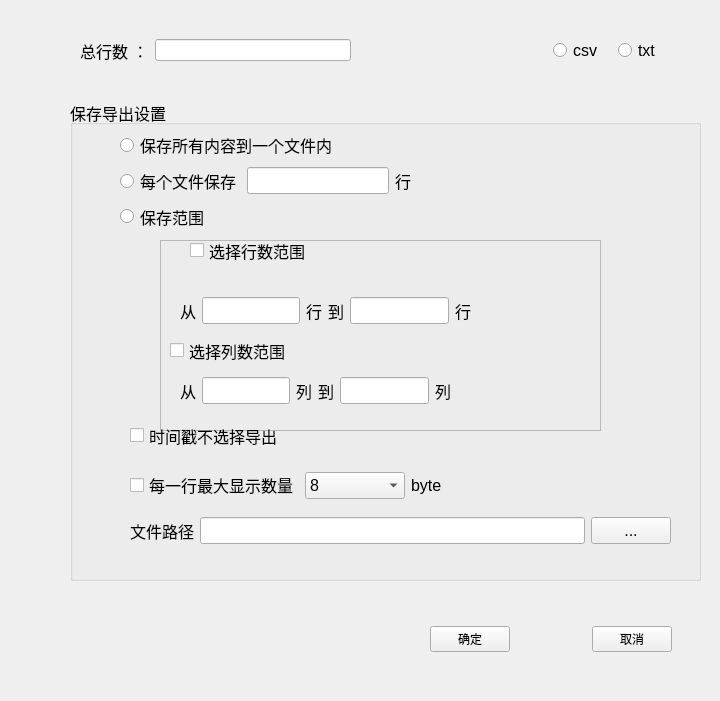
<?xml version="1.0" encoding="UTF-8"?>
<ui version="4.0">
 <class>Save_Data</class>
 <widget class="QWidget" name="Save_Data">
  <property name="geometry">
   <rect>
    <x>0</x>
    <y>0</y>
    <width>720</width>
    <height>701</height>
   </rect>
  </property>
  <property name="windowTitle">
   <string>Form</string>
  </property>
  <widget class="QGroupBox" name="groupBox">
   <property name="geometry">
    <rect>
     <x>70</x>
     <y>100</y>
     <width>631</width>
     <height>481</height>
    </rect>
   </property>
   <property name="font">
    <font>
     <pointsize>12</pointsize>
    </font>
   </property>
   <property name="title">
    <string>保存导出设置</string>
   </property>
   <widget class="QWidget" name="verticalLayoutWidget">
    <property name="geometry">
     <rect>
      <x>50</x>
      <y>30</y>
      <width>541</width>
      <height>101</height>
     </rect>
    </property>
    <layout class="QVBoxLayout" name="verticalLayout">
     <item>
      <widget class="QRadioButton" name="radioButton_3">
       <property name="font">
        <font>
         <pointsize>12</pointsize>
        </font>
       </property>
       <property name="text">
        <string>保存所有内容到一个文件内</string>
       </property>
      </widget>
     </item>
     <item>
      <layout class="QHBoxLayout" name="horizontalLayout_2">
       <item>
        <widget class="QRadioButton" name="radioButton_4">
         <property name="font">
          <font>
           <pointsize>12</pointsize>
          </font>
         </property>
         <property name="text">
          <string>每个文件保存</string>
         </property>
        </widget>
       </item>
       <item>
        <widget class="QLineEdit" name="lineEdit_2"/>
       </item>
       <item>
        <widget class="QLabel" name="label_2">
         <property name="font">
          <font>
           <pointsize>12</pointsize>
          </font>
         </property>
         <property name="text">
          <string>行</string>
         </property>
        </widget>
       </item>
       <item>
        <spacer name="horizontalSpacer_7">
         <property name="orientation">
          <enum>Qt::Horizontal</enum>
         </property>
         <property name="sizeHint" stdset="0">
          <size>
           <width>40</width>
           <height>20</height>
          </size>
         </property>
        </spacer>
       </item>
       <item>
        <spacer name="horizontalSpacer">
         <property name="orientation">
          <enum>Qt::Horizontal</enum>
         </property>
         <property name="sizeHint" stdset="0">
          <size>
           <width>40</width>
           <height>20</height>
          </size>
         </property>
        </spacer>
       </item>
      </layout>
     </item>
     <item>
      <widget class="QRadioButton" name="radioButton_5">
       <property name="text">
        <string>保存范围</string>
       </property>
      </widget>
     </item>
    </layout>
   </widget>
   <widget class="QCheckBox" name="checkBox_3">
    <property name="geometry">
     <rect>
      <x>60</x>
      <y>310</y>
      <width>221</width>
      <height>51</height>
     </rect>
    </property>
    <property name="text">
     <string>时间戳不选择导出</string>
    </property>
   </widget>
   <widget class="QWidget" name="horizontalLayoutWidget_9">
    <property name="geometry">
     <rect>
      <x>60</x>
      <y>360</y>
      <width>381</width>
      <height>51</height>
     </rect>
    </property>
    <layout class="QHBoxLayout" name="horizontalLayout_9">
     <item>
      <widget class="QCheckBox" name="checkBox_4">
       <property name="text">
        <string>每一行最大显示数量</string>
       </property>
      </widget>
     </item>
     <item>
      <widget class="QComboBox" name="comboBox">
       <item>
        <property name="text">
         <string>8</string>
        </property>
       </item>
       <item>
        <property name="text">
         <string>16</string>
        </property>
       </item>
       <item>
        <property name="text">
         <string>32</string>
        </property>
       </item>
       <item>
        <property name="text">
         <string>64</string>
        </property>
       </item>
       <item>
        <property name="text">
         <string>128</string>
        </property>
       </item>
      </widget>
     </item>
     <item>
      <widget class="QLabel" name="label_13">
       <property name="text">
        <string>byte</string>
       </property>
      </widget>
     </item>
    </layout>
   </widget>
   <widget class="QWidget" name="horizontalLayoutWidget_8">
    <property name="geometry">
     <rect>
      <x>60</x>
      <y>410</y>
      <width>541</width>
      <height>41</height>
     </rect>
    </property>
    <layout class="QHBoxLayout" name="horizontalLayout_8">
     <item>
      <widget class="QLabel" name="label_4">
       <property name="text">
        <string>文件路径</string>
       </property>
      </widget>
     </item>
     <item>
      <widget class="QLineEdit" name="lineEdit_7"/>
     </item>
     <item>
      <widget class="QPushButton" name="filesel">
       <property name="text">
        <string>...</string>
       </property>
      </widget>
     </item>
    </layout>
   </widget>
   <widget class="QFrame" name="frame">
    <property name="geometry">
     <rect>
      <x>90</x>
      <y>140</y>
      <width>441</width>
      <height>191</height>
     </rect>
    </property>
    <property name="frameShape">
     <enum>QFrame::StyledPanel</enum>
    </property>
    <property name="frameShadow">
     <enum>QFrame::Raised</enum>
    </property>
    <widget class="QCheckBox" name="checkBox">
     <property name="geometry">
      <rect>
       <x>30</x>
       <y>-10</y>
       <width>201</width>
       <height>41</height>
      </rect>
     </property>
     <property name="text">
      <string>选择行数范围</string>
     </property>
    </widget>
    <widget class="QWidget" name="horizontalLayoutWidget_6">
     <property name="geometry">
      <rect>
       <x>20</x>
       <y>50</y>
       <width>291</width>
       <height>41</height>
      </rect>
     </property>
     <layout class="QHBoxLayout" name="horizontalLayout_6">
      <item>
       <widget class="QLabel" name="label_5">
        <property name="text">
         <string>从</string>
        </property>
       </widget>
      </item>
      <item>
       <widget class="QLineEdit" name="lineEdit_4">
        <property name="text">
         <string extracomment="1"/>
        </property>
       </widget>
      </item>
      <item>
       <widget class="QLabel" name="label_9">
        <property name="text">
         <string>行</string>
        </property>
       </widget>
      </item>
      <item>
       <spacer name="horizontalSpacer_9">
        <property name="orientation">
         <enum>Qt::Horizontal</enum>
        </property>
        <property name="sizeHint" stdset="0">
         <size>
          <width>40</width>
          <height>20</height>
         </size>
        </property>
       </spacer>
      </item>
      <item>
       <widget class="QLabel" name="label_7">
        <property name="text">
         <string>到</string>
        </property>
       </widget>
      </item>
      <item>
       <widget class="QLineEdit" name="lineEdit_3"/>
      </item>
      <item>
       <widget class="QLabel" name="label_10">
        <property name="text">
         <string>行</string>
        </property>
       </widget>
      </item>
      <item>
       <spacer name="horizontalSpacer_10">
        <property name="orientation">
         <enum>Qt::Horizontal</enum>
        </property>
        <property name="sizeHint" stdset="0">
         <size>
          <width>40</width>
          <height>20</height>
         </size>
        </property>
       </spacer>
      </item>
     </layout>
    </widget>
    <widget class="QCheckBox" name="checkBox_2">
     <property name="geometry">
      <rect>
       <x>10</x>
       <y>90</y>
       <width>231</width>
       <height>41</height>
      </rect>
     </property>
     <property name="text">
      <string>选择列数范围</string>
     </property>
    </widget>
    <widget class="QWidget" name="horizontalLayoutWidget_7">
     <property name="geometry">
      <rect>
       <x>20</x>
       <y>130</y>
       <width>271</width>
       <height>41</height>
      </rect>
     </property>
     <layout class="QHBoxLayout" name="horizontalLayout_7">
      <item>
       <widget class="QLabel" name="label_6">
        <property name="text">
         <string>从</string>
        </property>
       </widget>
      </item>
      <item>
       <widget class="QLineEdit" name="lineEdit_6"/>
      </item>
      <item>
       <widget class="QLabel" name="label_11">
        <property name="text">
         <string>列</string>
        </property>
       </widget>
      </item>
      <item>
       <spacer name="horizontalSpacer_11">
        <property name="orientation">
         <enum>Qt::Horizontal</enum>
        </property>
        <property name="sizeHint" stdset="0">
         <size>
          <width>40</width>
          <height>20</height>
         </size>
        </property>
       </spacer>
      </item>
      <item>
       <widget class="QLabel" name="label_8">
        <property name="text">
         <string>到</string>
        </property>
       </widget>
      </item>
      <item>
       <widget class="QLineEdit" name="lineEdit_5"/>
      </item>
      <item>
       <widget class="QLabel" name="label_12">
        <property name="text">
         <string>列</string>
        </property>
       </widget>
      </item>
      <item>
       <spacer name="horizontalSpacer_12">
        <property name="orientation">
         <enum>Qt::Horizontal</enum>
        </property>
        <property name="sizeHint" stdset="0">
         <size>
          <width>40</width>
          <height>20</height>
         </size>
        </property>
       </spacer>
      </item>
     </layout>
    </widget>
   </widget>
   <zorder>frame</zorder>
   <zorder>verticalLayoutWidget</zorder>
   <zorder>checkBox_3</zorder>
   <zorder>horizontalLayoutWidget_9</zorder>
   <zorder>horizontalLayoutWidget_8</zorder>
  </widget>
  <widget class="QWidget" name="horizontalLayoutWidget_5">
   <property name="geometry">
    <rect>
     <x>80</x>
     <y>30</y>
     <width>581</width>
     <height>41</height>
    </rect>
   </property>
   <layout class="QHBoxLayout" name="horizontalLayout_5">
    <item>
     <widget class="QLabel" name="label">
      <property name="font">
       <font>
        <pointsize>12</pointsize>
       </font>
      </property>
      <property name="text">
       <string>总行数 ：</string>
      </property>
     </widget>
    </item>
    <item>
     <widget class="QLineEdit" name="Total_Line">
      <property name="readOnly">
       <bool>true</bool>
      </property>
     </widget>
    </item>
    <item>
     <spacer name="horizontalSpacer_8">
      <property name="orientation">
       <enum>Qt::Horizontal</enum>
      </property>
      <property name="sizeHint" stdset="0">
       <size>
        <width>40</width>
        <height>20</height>
       </size>
      </property>
     </spacer>
    </item>
    <item>
     <layout class="QHBoxLayout" name="horizontalLayout">
      <property name="spacing">
       <number>16</number>
      </property>
      <item>
       <widget class="QRadioButton" name="CSV">
        <property name="font">
         <font>
          <pointsize>12</pointsize>
         </font>
        </property>
        <property name="locale">
         <locale language="Chinese" country="China"/>
        </property>
        <property name="text">
         <string>csv</string>
        </property>
       </widget>
      </item>
      <item>
       <widget class="QRadioButton" name="TXT">
        <property name="font">
         <font>
          <pointsize>12</pointsize>
         </font>
        </property>
        <property name="text">
         <string>txt</string>
        </property>
       </widget>
      </item>
     </layout>
    </item>
   </layout>
  </widget>
  <widget class="QWidget" name="horizontalLayoutWidget_3">
   <property name="geometry">
    <rect>
     <x>200</x>
     <y>610</y>
     <width>549</width>
     <height>59</height>
    </rect>
   </property>
   <layout class="QHBoxLayout" name="horizontalLayout_3">
    <item>
     <spacer name="horizontalSpacer_4">
      <property name="orientation">
       <enum>Qt::Horizontal</enum>
      </property>
      <property name="sizeHint" stdset="0">
       <size>
        <width>40</width>
        <height>20</height>
       </size>
      </property>
     </spacer>
    </item>
    <item>
     <spacer name="horizontalSpacer_6">
      <property name="orientation">
       <enum>Qt::Horizontal</enum>
      </property>
      <property name="sizeHint" stdset="0">
       <size>
        <width>40</width>
        <height>20</height>
       </size>
      </property>
     </spacer>
    </item>
    <item>
     <spacer name="horizontalSpacer_3">
      <property name="orientation">
       <enum>Qt::Horizontal</enum>
      </property>
      <property name="sizeHint" stdset="0">
       <size>
        <width>40</width>
        <height>20</height>
       </size>
      </property>
     </spacer>
    </item>
    <item>
     <widget class="QPushButton" name="pushButton">
      <property name="text">
       <string>确定</string>
      </property>
     </widget>
    </item>
    <item>
     <spacer name="horizontalSpacer_5">
      <property name="orientation">
       <enum>Qt::Horizontal</enum>
      </property>
      <property name="sizeHint" stdset="0">
       <size>
        <width>40</width>
        <height>20</height>
       </size>
      </property>
     </spacer>
    </item>
    <item>
     <widget class="QPushButton" name="pushButton_2">
      <property name="text">
       <string>取消</string>
      </property>
     </widget>
    </item>
    <item>
     <spacer name="horizontalSpacer_2">
      <property name="orientation">
       <enum>Qt::Horizontal</enum>
      </property>
      <property name="sizeHint" stdset="0">
       <size>
        <width>40</width>
        <height>20</height>
       </size>
      </property>
     </spacer>
    </item>
   </layout>
  </widget>
 </widget>
 <resources/>
 <connections/>
</ui>
